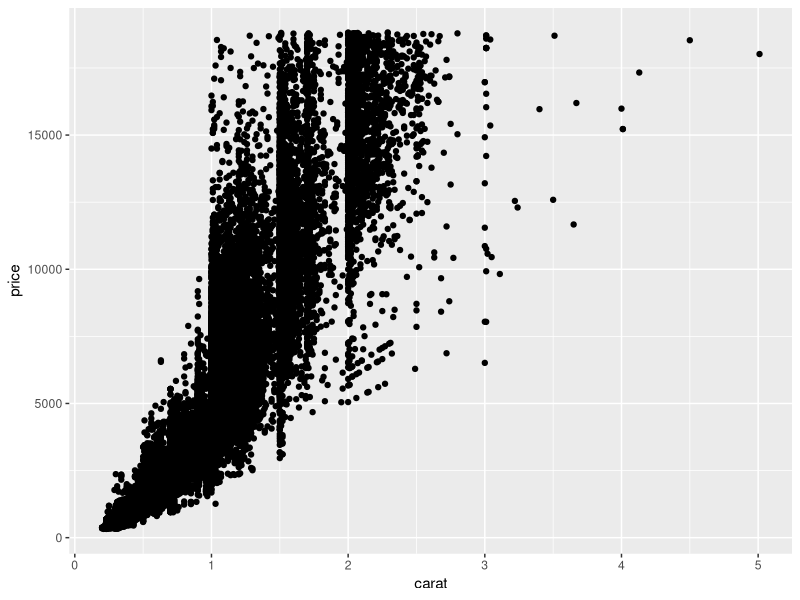
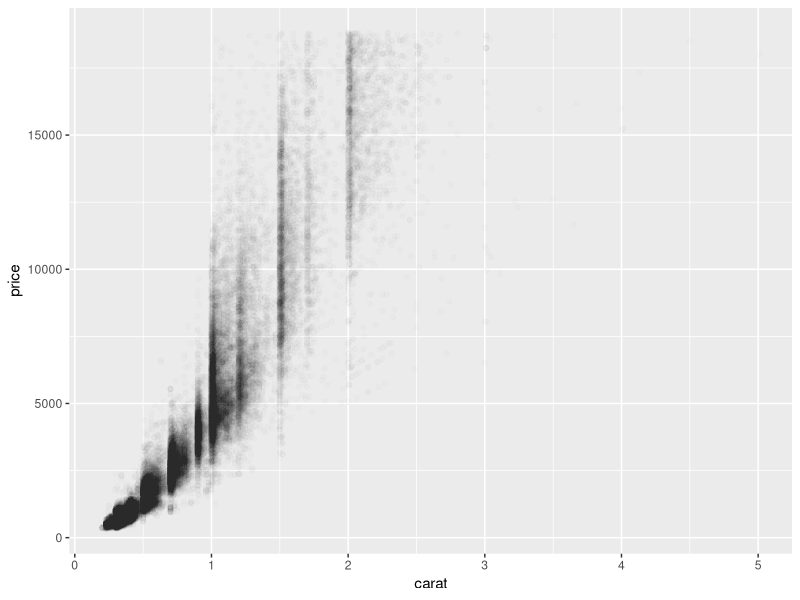
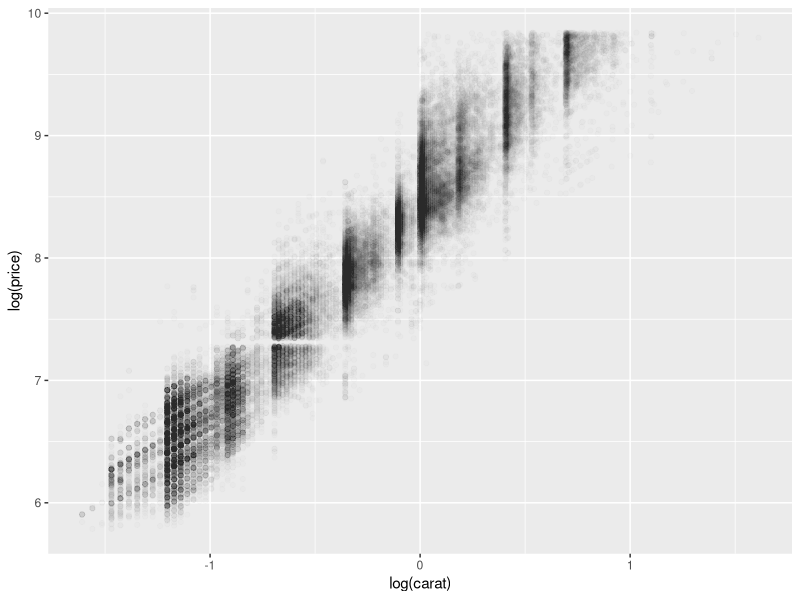
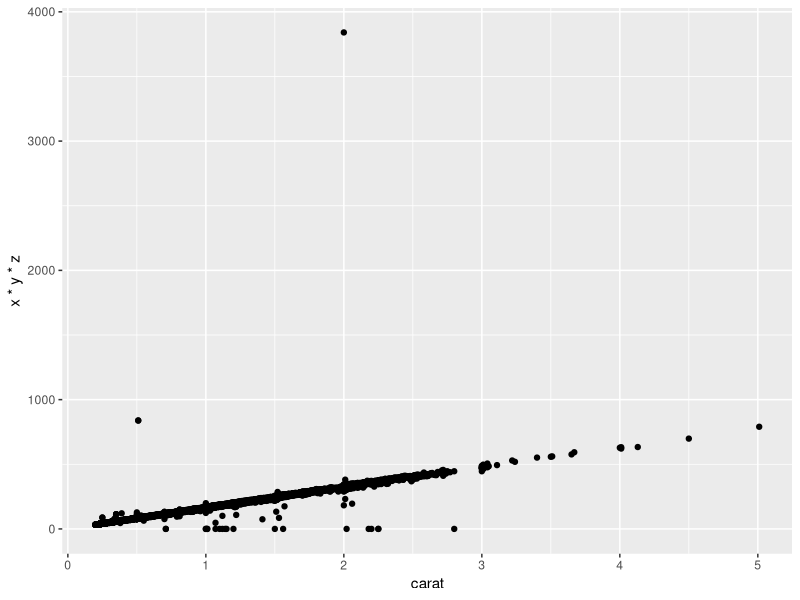
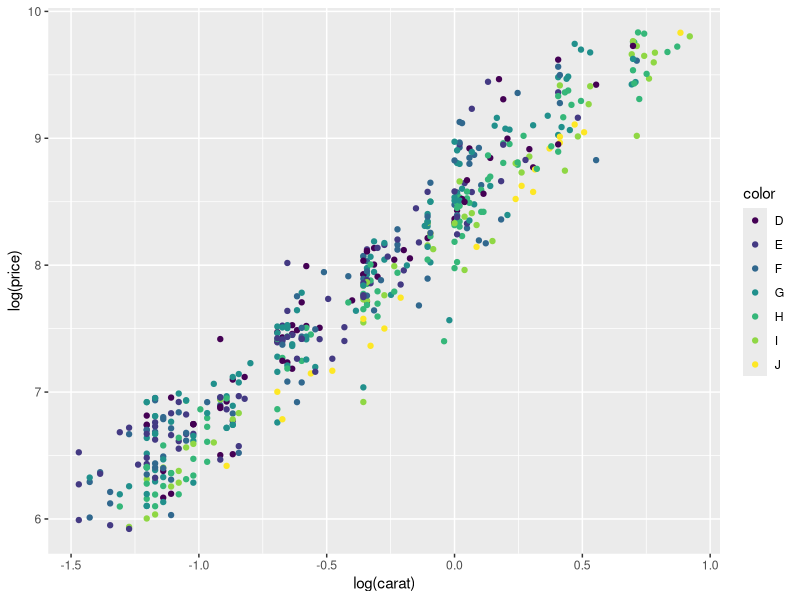
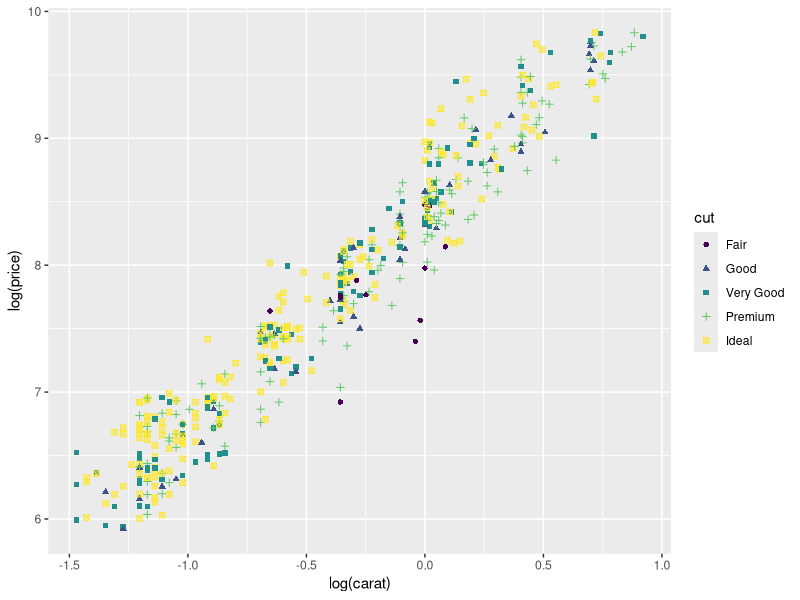

Source code (R) for these figures, in order:
rm(list=ls())
library(ggplot2)

d.small <- diamonds[sample(nrow(diamonds), 500), ]
qplot(carat, price, data=diamonds)
qplot(carat, price, data=diamonds, alpha=I(1 / 100))
qplot(log(carat), log(price), data=diamonds, alpha=I(1 / 100))
qplot(carat, x*y*z, data=diamonds)

qplot(log(carat), log(price), data=d.small, color=color)
qplot(log(carat), log(price), data=d.small, color=cut, shape=cut)